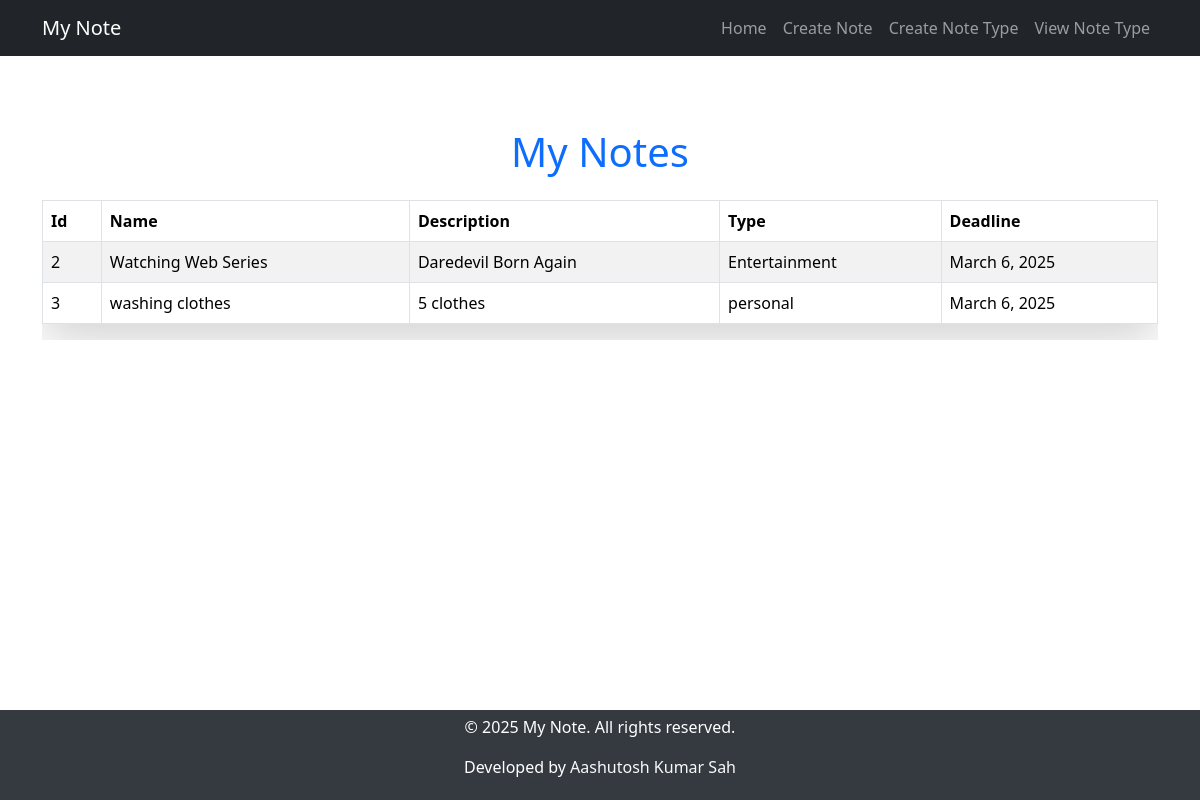
The page / on the database its author committed.
### base/models.py (models this page shows)
class Note(models.Model):
    name = models.CharField(max_length=200)
    description = models.TextField()
    file = models.FileField(upload_to='media/')
    user = models.ForeignKey(User, on_delete=models.CASCADE)
    type = models.ForeignKey(NoteType, on_delete=models.SET_NULL, null=True)
    deadline_at = models.DateField(auto_now_add=True)
    created_at = models.DateField(auto_now=True)
    updated_at = models.DateField(auto_now=True)

class NoteType(models.Model):
    name = models.CharField(max_length=200)
    created_at = models.DateField(auto_now_add=True)
    updated_at = models.DateField(auto_now=True)

### base/views.py (the view)
# urls.py: 2. Add a URL to urlpatterns:  path('', views.home, name='home')
def home(request):
    notes_obj = Note.objects.all()
    return render(request, 'home.html', context={'notes': notes_obj})

### templates/home.html
{% include "header.html" %}
<div class="container mt-5">
    <h1 class="mb-4 text-center text-primary">My Notes</h1>
    <div class="table-responsive">
        <table class="table table-striped table-bordered table-hover shadow-lg">
            <thead class="thead-dark">
                <tr>
                    <th scope="col">Id</th>
                    <th scope="col">Name</th>
                    <th scope="col">Description</th>
                    <th scope="col">Type</th>
                    <th scope="col">Deadline</th>
                </tr>
            </thead>
            <tbody>
                {% for i in notes %}
                    <tr>
                        <td>{{i.id}}</td>
                        <td>{{i.name}}</td>
                        <td>{{i.description}}</td>
                        <td>{{i.type.name}}</td>
                        <td>{{i.deadline_at}}</td>
                    </tr>
                {% endfor %}
            </tbody>
        </table>
    </div>
</div>
{% include "footer.html" %}

### templates/header.html (style rules this page uses)
html, body { height: 100%; margin: 0; display: flex; flex-direction: column; }

### rows shown on the page
Note: id "2", name "Watching Web Series", description "Daredevil Born Again", type.name "Entertainment", deadline_at "March 6, 2025"
Note: id "3", name "washing clothes", description "5 clothes", type.name "personal", deadline_at "March 6, 2025"
